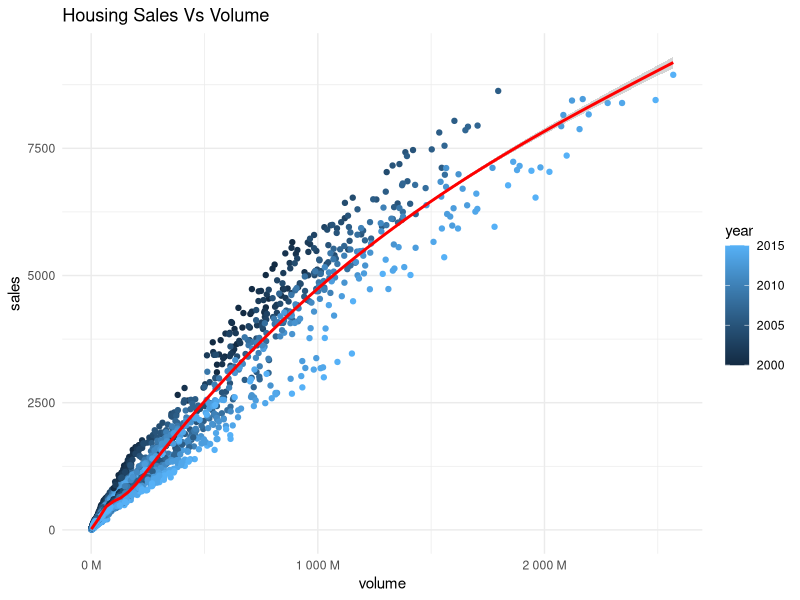
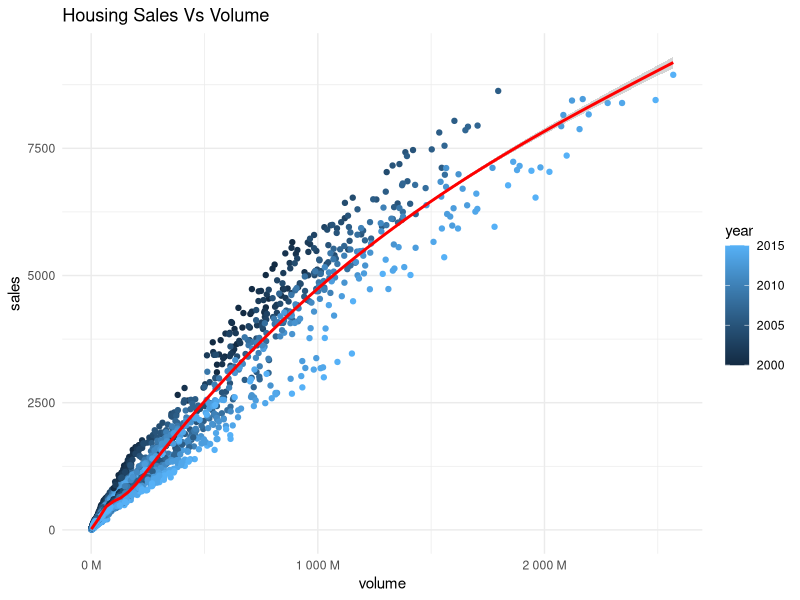
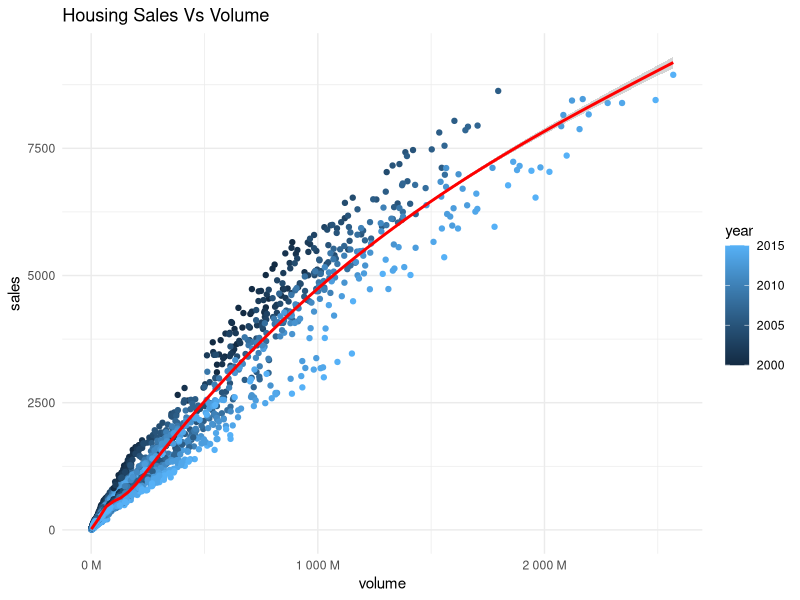

These figures' R source, in order:
## ---- chunk 1
knitr::opts_chunk$set(echo = TRUE)
## ---- chunk 2
library(tidyverse)
library(ggplot2)
library(scales)
data("txhousing")
head(txhousing)
## ---- chunk 3

#removing null values 
d1 <- txhousing %>% drop_na()

plot1 <- ggplot(d1,aes(x=volume,y=sales,color = year))+geom_point()+geom_smooth(color = "red")+scale_x_continuous(labels = unit_format(unit = "M", scale = 1e-6))+theme_minimal()+ggtitle("Housing Sales Vs Volume")

plot1

## ---- chunk 4
pdf("plot.pdf", heigh=6, width=8)
print(plot1)
dev.off()
## ---- chunk 5
plot1
